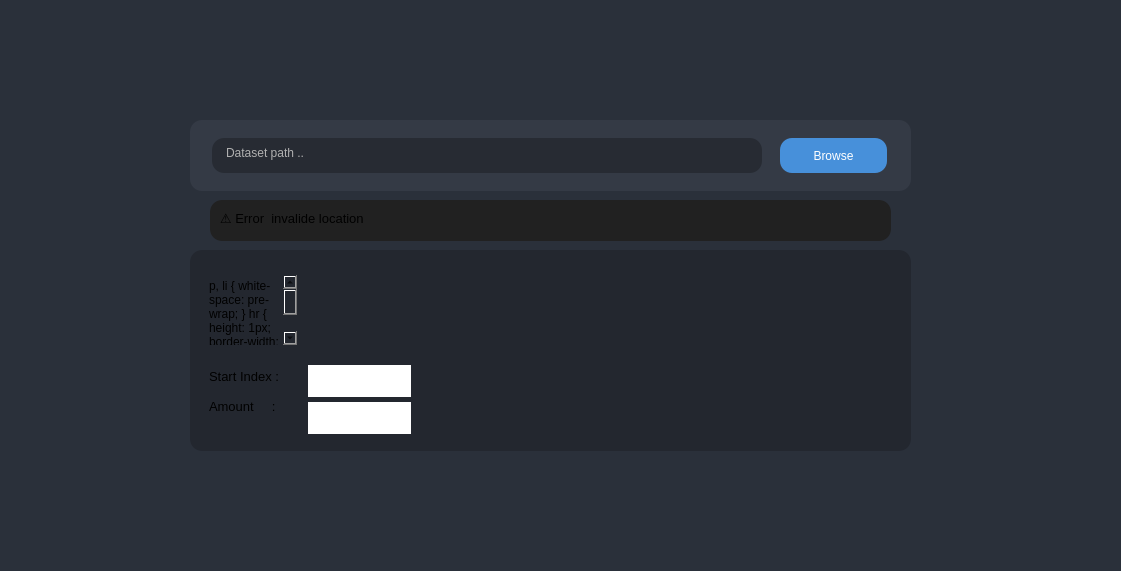
<?xml version="1.0" encoding="UTF-8"?>
<ui version="4.0">
 <class>Form</class>
 <widget class="QWidget" name="Form">
  <property name="geometry">
   <rect>
    <x>0</x>
    <y>0</y>
    <width>1121</width>
    <height>571</height>
   </rect>
  </property>
  <property name="windowTitle">
   <string>Form</string>
  </property>
  <property name="styleSheet">
   <string notr="true">background : rgba(42,48,58,255);</string>
  </property>
  <widget class="QWidget" name="widget" native="true">
   <property name="geometry">
    <rect>
     <x>190</x>
     <y>120</y>
     <width>721</width>
     <height>71</height>
    </rect>
   </property>
   <property name="styleSheet">
    <string notr="true">background : rgba(52,58,69,255);
border-radius:12px;
color:white;
font: 10pt &quot;Source Code Pro&quot;;</string>
   </property>
   <widget class="QWidget" name="horizontalLayoutWidget">
    <property name="geometry">
     <rect>
      <x>10</x>
      <y>10</y>
      <width>701</width>
      <height>51</height>
     </rect>
    </property>
    <layout class="QHBoxLayout" name="horizontalLayout">
     <item>
      <widget class="QPlainTextEdit" name="path_edit">
       <property name="maximumSize">
        <size>
         <width>550</width>
         <height>35</height>
        </size>
       </property>
       <property name="styleSheet">
        <string notr="true">background-color: rgb(39, 43, 51);
border-radius : 12px;
padding:4px;
padding-left:10px;
text-align:left;
color:rgb(176, 176, 176);</string>
       </property>
       <property name="plainText">
        <string>Dataset path ..</string>
       </property>
      </widget>
     </item>
     <item>
      <widget class="QPushButton" name="browser_btn">
       <property name="minimumSize">
        <size>
         <width>0</width>
         <height>35</height>
        </size>
       </property>
       <property name="maximumSize">
        <size>
         <width>107</width>
         <height>16777215</height>
        </size>
       </property>
       <property name="styleSheet">
        <string notr="true">border-radius:12px;
background-color:rgba(71,144,218,255);</string>
       </property>
       <property name="text">
        <string>Browse</string>
       </property>
      </widget>
     </item>
    </layout>
   </widget>
  </widget>
  <widget class="QWidget" name="widget_2" native="true">
   <property name="geometry">
    <rect>
     <x>190</x>
     <y>250</y>
     <width>721</width>
     <height>201</height>
    </rect>
   </property>
   <property name="styleSheet">
    <string notr="true">background-color : rgba(35,39,47,255);
border-radius : 12px;
font: 500 10pt &quot;Source Code Pro Medium&quot;;</string>
   </property>
   <widget class="QWidget" name="horizontalLayoutWidget_2">
    <property name="geometry">
     <rect>
      <x>10</x>
      <y>110</y>
      <width>211</width>
      <height>80</height>
     </rect>
    </property>
    <layout class="QHBoxLayout" name="horizontalLayout_2">
     <item>
      <widget class="QTextBrowser" name="textBrowser">
       <property name="styleSheet">
        <string notr="true">border:0px;
padding : 5px;
font: 11pt &quot;Segoe UI Historic&quot;;</string>
       </property>
       <property name="html">
        <string>&lt;!DOCTYPE HTML PUBLIC &quot;-//W3C//DTD HTML 4.0//EN&quot; &quot;http://www.w3.org/TR/REC-html40/strict.dtd&quot;&gt;
&lt;html&gt;&lt;head&gt;&lt;meta name=&quot;qrichtext&quot; content=&quot;1&quot; /&gt;&lt;meta charset=&quot;utf-8&quot; /&gt;&lt;style type=&quot;text/css&quot;&gt;
p, li { white-space: pre-wrap; }
hr { height: 1px; border-width: 0; }
li.unchecked::marker { content: &quot;\2610&quot;; }
li.checked::marker { content: &quot;\2612&quot;; }
&lt;/style&gt;&lt;/head&gt;&lt;body style=&quot; font-family:'Segoe UI Historic'; font-size:11pt; font-weight:400; font-style:normal;&quot;&gt;
&lt;p style=&quot; margin-top:0px; margin-bottom:0px; margin-left:0px; margin-right:0px; -qt-block-indent:0; text-indent:0px;&quot;&gt;&lt;span style=&quot; font-size:10pt;&quot;&gt;Start Index : &lt;/span&gt;&lt;/p&gt;
&lt;p style=&quot;-qt-paragraph-type:empty; margin-top:0px; margin-bottom:0px; margin-left:0px; margin-right:0px; -qt-block-indent:0; text-indent:0px; font-size:10pt;&quot;&gt;&lt;br /&gt;&lt;/p&gt;
&lt;p style=&quot; margin-top:0px; margin-bottom:0px; margin-left:0px; margin-right:0px; -qt-block-indent:0; text-indent:0px;&quot;&gt;&lt;span style=&quot; font-size:10pt;&quot;&gt;Amount     : &lt;/span&gt;&lt;/p&gt;&lt;/body&gt;&lt;/html&gt;</string>
       </property>
      </widget>
     </item>
     <item>
      <layout class="QVBoxLayout" name="verticalLayout_2">
       <property name="spacing">
        <number>0</number>
       </property>
       <property name="sizeConstraint">
        <enum>QLayout::SetDefaultConstraint</enum>
       </property>
       <item>
        <widget class="QPlainTextEdit" name="start_index">
         <property name="maximumSize">
          <size>
           <width>16777215</width>
           <height>32</height>
          </size>
         </property>
         <property name="styleSheet">
          <string notr="true">background-color:#fff;
border-radius:0px;
color : #000;
</string>
         </property>
        </widget>
       </item>
       <item>
        <widget class="QPlainTextEdit" name="amount">
         <property name="minimumSize">
          <size>
           <width>0</width>
           <height>32</height>
          </size>
         </property>
         <property name="maximumSize">
          <size>
           <width>16777215</width>
           <height>32</height>
          </size>
         </property>
         <property name="styleSheet">
          <string notr="true">background-color:#fff;
border-radius:0px;
color : #000;
</string>
         </property>
        </widget>
       </item>
      </layout>
     </item>
    </layout>
   </widget>
   <widget class="QWidget" name="horizontalLayoutWidget_3">
    <property name="geometry">
     <rect>
      <x>10</x>
      <y>20</y>
      <width>211</width>
      <height>80</height>
     </rect>
    </property>
    <layout class="QHBoxLayout" name="horizontalLayout_3">
     <item>
      <widget class="QTextBrowser" name="info">
       <property name="styleSheet">
        <string notr="true">border:0px;
padding : 5px;
font: 11pt &quot;Segoe UI Historic&quot;;</string>
       </property>
       <property name="html">
        <string>&lt;!DOCTYPE HTML PUBLIC &quot;-//W3C//DTD HTML 4.0//EN&quot; &quot;http://www.w3.org/TR/REC-html40/strict.dtd&quot;&gt;
&lt;html&gt;&lt;head&gt;&lt;meta name=&quot;qrichtext&quot; content=&quot;1&quot; /&gt;&lt;meta charset=&quot;utf-8&quot; /&gt;&lt;style type=&quot;text/css&quot;&gt;
p, li { white-space: pre-wrap; }
hr { height: 1px; border-width: 0; }
li.unchecked::marker { content: &quot;\2610&quot;; }
li.checked::marker { content: &quot;\2612&quot;; }
&lt;/style&gt;&lt;/head&gt;&lt;body style=&quot; font-family:'Segoe UI Historic'; font-size:11pt; font-weight:400; font-style:normal;&quot;&gt;
&lt;p style=&quot; margin-top:0px; margin-bottom:0px; margin-left:0px; margin-right:0px; -qt-block-indent:0; text-indent:0px;&quot;&gt;Traces        :&lt;/p&gt;
&lt;p style=&quot; margin-top:0px; margin-bottom:0px; margin-left:0px; margin-right:0px; -qt-block-indent:0; text-indent:0px;&quot;&gt;Metadata  :&lt;/p&gt;
&lt;p style=&quot; margin-top:0px; margin-bottom:0px; margin-left:0px; margin-right:0px; -qt-block-indent:0; text-indent:0px;&quot;&gt;Labels       :&lt;/p&gt;&lt;/body&gt;&lt;/html&gt;</string>
       </property>
      </widget>
     </item>
     <item>
      <widget class="QTextBrowser" name="info_edit">
       <property name="styleSheet">
        <string notr="true">border:0px;
padding : 5px;
font: 11pt &quot;Segoe UI Historic&quot;;
color :rgb(61, 130, 234);</string>
       </property>
      </widget>
     </item>
    </layout>
   </widget>
  </widget>
  <widget class="QTextEdit" name="warning">
   <property name="geometry">
    <rect>
     <x>210</x>
     <y>200</y>
     <width>681</width>
     <height>41</height>
    </rect>
   </property>
   <property name="styleSheet">
    <string notr="true">padding : 6px;
border-radius:12px;
border : 0px;
background-color: rgb(33, 33, 33);
font: 11pt &quot;Source Code Pro&quot;;</string>
   </property>
   <property name="html">
    <string>&lt;!DOCTYPE HTML PUBLIC &quot;-//W3C//DTD HTML 4.0//EN&quot; &quot;http://www.w3.org/TR/REC-html40/strict.dtd&quot;&gt;
&lt;html&gt;&lt;head&gt;&lt;meta name=&quot;qrichtext&quot; content=&quot;1&quot; /&gt;&lt;meta charset=&quot;utf-8&quot; /&gt;&lt;style type=&quot;text/css&quot;&gt;
p, li { white-space: pre-wrap; }
hr { height: 1px; border-width: 0; }
li.unchecked::marker { content: &quot;\2610&quot;; }
li.checked::marker { content: &quot;\2612&quot;; }
&lt;/style&gt;&lt;/head&gt;&lt;body style=&quot; font-family:'Source Code Pro'; font-size:11pt; font-weight:400; font-style:normal;&quot;&gt;
&lt;p style=&quot; margin-top:0px; margin-bottom:0px; margin-left:0px; margin-right:0px; -qt-block-indent:0; text-indent:0px;&quot;&gt;&lt;span style=&quot; font-family:'Segoe UI'; font-size:10pt;&quot;&gt;⚠️ Error  invalide location&lt;/span&gt;&lt;/p&gt;&lt;/body&gt;&lt;/html&gt;</string>
   </property>
  </widget>
 </widget>
 <resources/>
 <connections/>
</ui>
